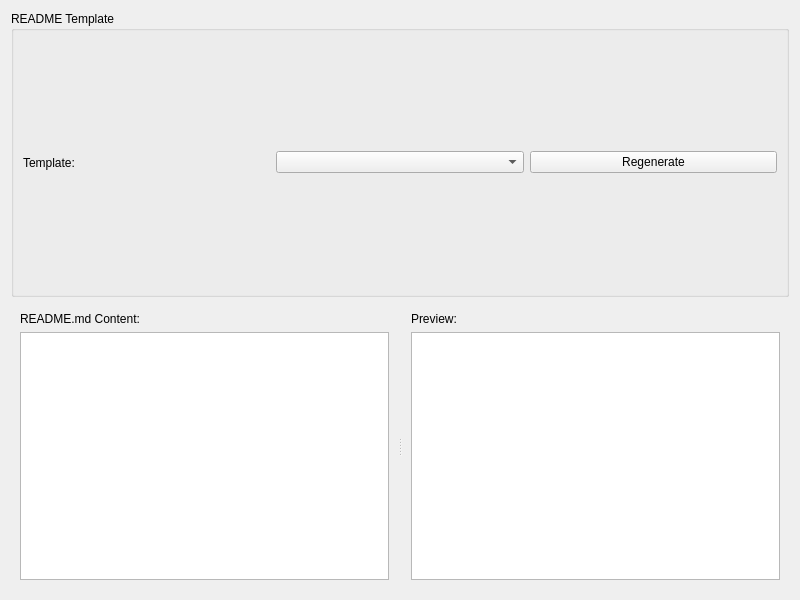
<?xml version="1.0" encoding="UTF-8"?>
<ui version="4.0">
 <class>ReadmeTab</class>
 <widget class="QWidget" name="ReadmeTab">
  <property name="geometry">
   <rect>
    <x>0</x>
    <y>0</y>
    <width>800</width>
    <height>600</height>
   </rect>
  </property>
  <layout class="QVBoxLayout" name="layout">
   <item>
    <widget class="QGroupBox" name="controls_group">
     <property name="title">
      <string>README Template</string>
     </property>
     <layout class="QHBoxLayout" name="controls_layout">
      <item>
       <widget class="QLabel">
        <property name="text">
         <string>Template:</string>
        </property>
       </widget>
      </item>
      <item>
       <widget class="QComboBox" name="template_selector"/>
      </item>
      <item>
       <widget class="QPushButton" name="regenerate_readme_btn">
        <property name="text">
         <string>Regenerate</string>
        </property>
       </widget>
      </item>
     </layout>
    </widget>
   </item>
   <item>
    <widget class="QSplitter" name="splitter">
     <property name="orientation">
      <enum>Qt::Horizontal</enum>
     </property>
     <widget class="QFrame" name="editor_frame">
      <layout class="QVBoxLayout" name="editor_layout">
       <item>
        <widget class="QLabel">
         <property name="text">
          <string>README.md Content:</string>
         </property>
        </widget>
       </item>
       <item>
        <widget class="QTextEdit" name="readme_editor"/>
       </item>
      </layout>
     </widget>
     <widget class="QFrame" name="preview_frame">
      <property name="maximumSize">
       <size>
        <width>400</width>
        <height>16777215</height>
       </size>
      </property>
      <layout class="QVBoxLayout" name="preview_layout">
       <item>
        <widget class="QLabel">
         <property name="text">
          <string>Preview:</string>
         </property>
        </widget>
       </item>
       <item>
        <widget class="QTextEdit" name="readme_preview">
         <property name="readOnly">
          <bool>true</bool>
         </property>
        </widget>
       </item>
      </layout>
     </widget>
    </widget>
   </item>
  </layout>
 </widget>
 <resources/>
 <connections/>
</ui>
